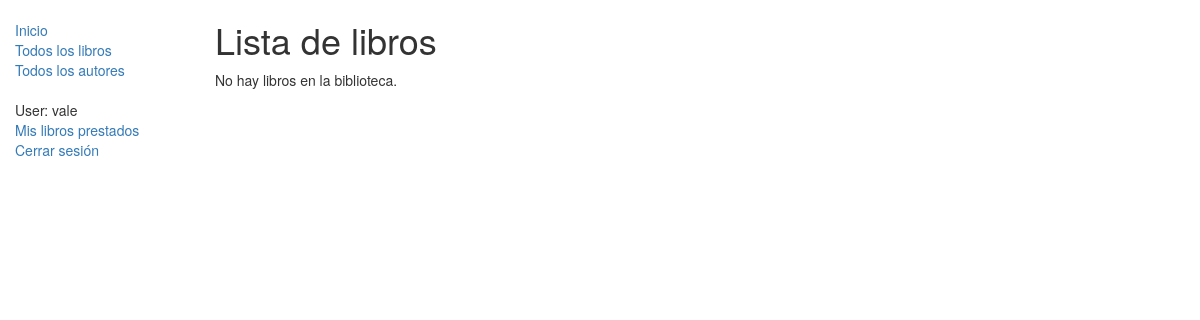
Page /catalog/books/ (signed in) on the earlier database version.
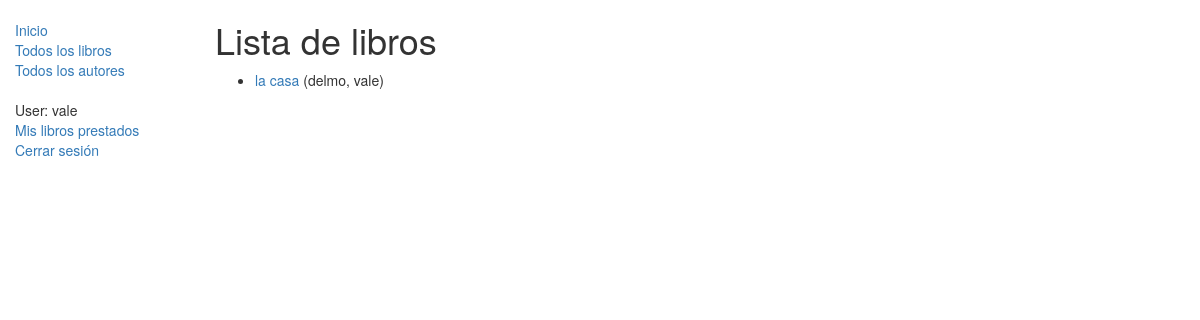
Same page on the later database version.
### catalog/models.py (models this page shows, shortened)
class Book(models.Model):
    title = models.CharField(max_length=200)
    author = models.ForeignKey('Author', on_delete=models.SET_NULL, null=True)
    summary = models.TextField(max_length=1000, help_text="Ingrese una breve descripción del libro")
    isbn = models.CharField('ISBN', max_length=13, help_text='13 Caracteres <a href="https://www.isbn-international.org/content/what-isbn">ISBN number</a>')
    genre = models.ManyToManyField(Genre, help_text='Seleccione un género para este libro')

class Author(models.Model):
    first_name = models.CharField(max_length=100)
    last_name = models.CharField(max_length=100)
    date_of_birth = models.DateField(null=True, blank=True)
    date_of_death = models.DateField('Died', null=True, blank=True)
    def __str__(self):
        return '%s, %s' % (self.last_name, self.first_name)

### catalog/views.py (the view)
# urls.py: path('books/', views.BookListView.as_view(), name='books'),
class BookListView(generic.ListView):
    model = Book
    paginate_by = 10
    template_name = 'catalog/book_list.html'

### catalog/templates/catalog/book_list.html
{% extends "base_generic.html" %}
{% block content %}
    <h1>Lista de libros</h1>
    {% if book_list %}
    <ul>
      {% for book in book_list %}
      <li>
        <a href="{% url 'book-detail' book.pk %}">{{ book.title }}</a> ({{book.author}})
      </li>
      {% endfor %}
    </ul>
    {% else %}
      <p>No hay libros en la biblioteca.</p>
    {% endif %}
{% endblock %}

Differences in the rows shown:
added Book: title "la casa", author "delmo, vale"
Other differences:
text no longer shown: "No hay libros en la biblioteca."
